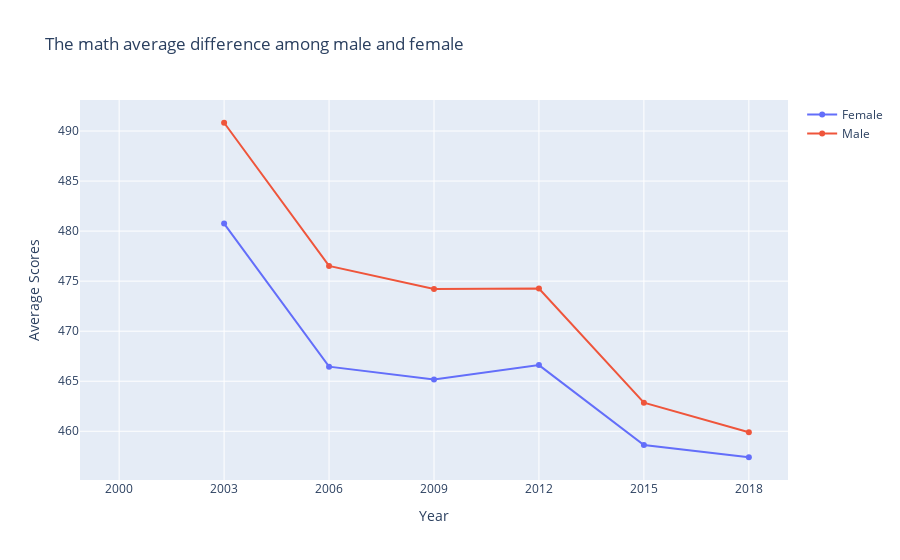

Notebook source saved alongside this figure:
### Code cell
math_F_year = []
math_M_year = []

#year_go = sci_avg2.loc['Year'].unique().tolist()

for i in range(7):
    math_F_year.append(math_F2.groupby('Year').mean()['avg'][i])
    math_M_year.append(math_M2.groupby('Year').mean()['avg'][i])


fig = go.Figure()
fig.add_trace(go.Scatter(x=math_F2['Year'].unique().tolist(), y=math_F_year,
                mode='lines+markers',
                name='Female'))

fig.add_trace(go.Scatter(x=math_F2['Year'].unique().tolist(), y=math_M_year,
                mode='lines+markers',
                name='Male'))

fig.update_layout(title='The math average difference among male and female',
                   xaxis_title='Year',
                   yaxis_title='Average Scores')   

fig.show()

fig.write_html("gender_math.html")

### Figure 1 — Plotly figure (JSON) as saved in the notebook; plotly's stock layout.template omitted (floating-point values rounded to 4 significant figures)
{"data": [{"mode": "lines+markers", "name": "Female", "type": "scatter", "x": ["2000", "2003", "2006", "2009", "2012", "2015", "2018"], "y": [null, 480.8, 466.5, 465.2, 466.6, 458.6, 457.4]}, {"mode": "lines+markers", "name": "Male", "type": "scatter", "x": ["2000", "2003", "2006", "2009", "2012", "2015", "2018"], "y": [null, 490.8, 476.5, 474.2, 474.3, 462.9, 459.9]}], "layout": {"title": {"text": "The math average difference among male and female"}, "xaxis": {"title": {"text": "Year"}}, "yaxis": {"title": {"text": "Average Scores"}}}}
